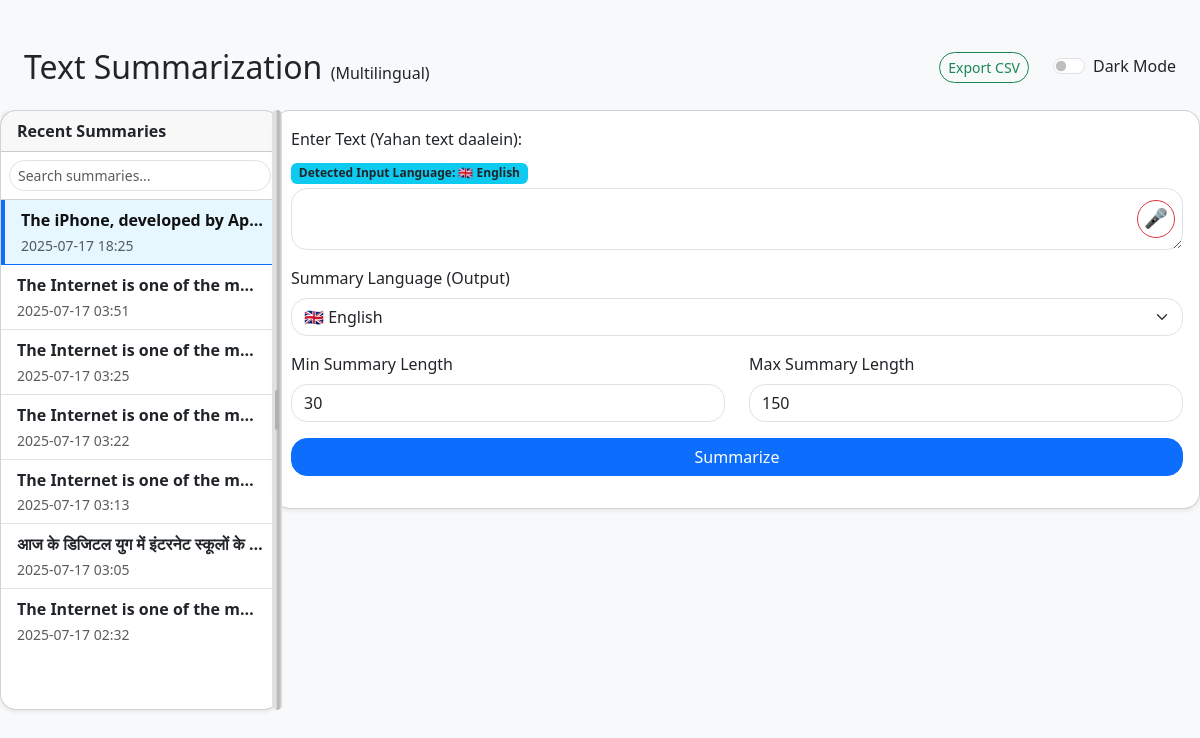
Before: / with the older database file.
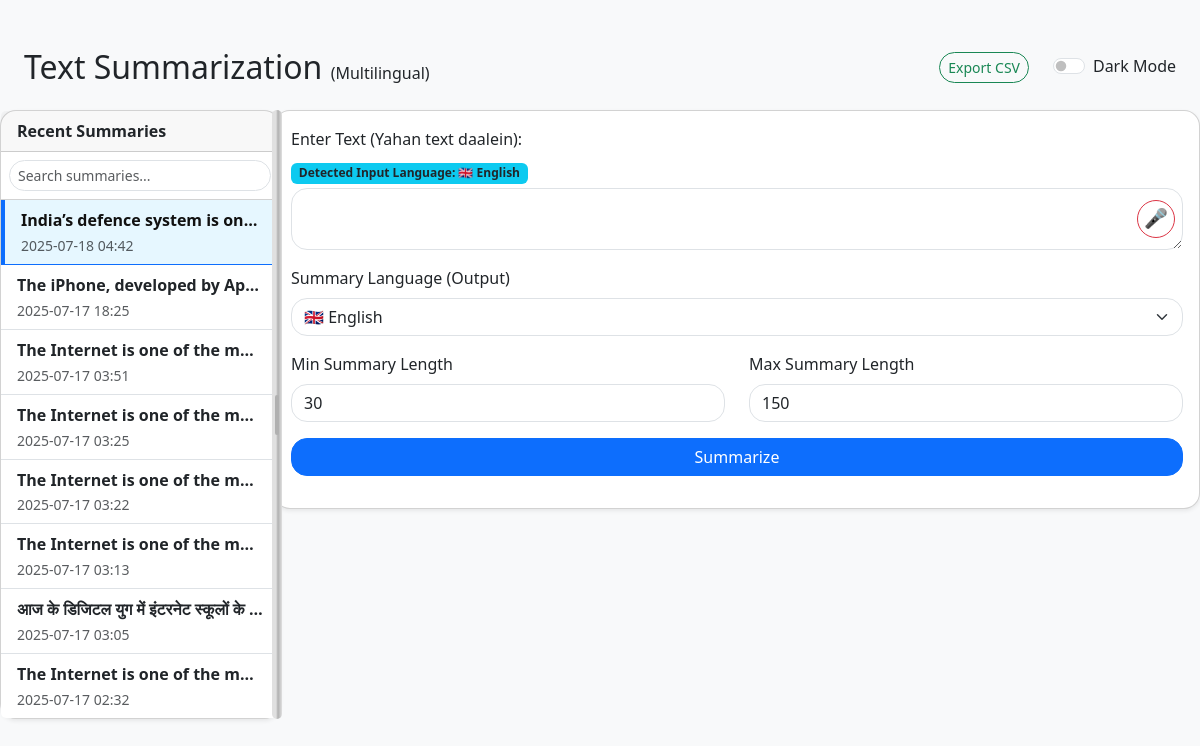
After: the same page with the newer database file.
### app.py (models this page shows)
class Summary(db.Model):
    id = db.Column(db.Integer, primary_key=True)
    original_text = db.Column(db.Text, nullable=False)
    generated_summary = db.Column(db.Text, nullable=False)
    user_feedback = db.Column(db.String(20))
    improved_summary = db.Column(db.Text)
    timestamp = db.Column(db.DateTime, default=datetime.utcnow)

### app.py (the view)
@app.route('/', methods=['GET', 'POST'])
def index():
    summary = None
    text = ''
    min_length = 30
    max_length = 150
    selected_language = "en"
    detected_input_language = "en"
    filtered_languages = LANGUAGES
    sorry_message = None
    recent_summaries = Summary.query.order_by(Summary.timestamp.desc()).limit(10).all()
    recent_summaries_json = [summary_to_dict(entry) for entry in recent_summaries]
    if request.method == 'POST':
        text = request.form['text']
        min_length = int(request.form.get('min_length', 30))
        max_length = int(request.form.get('max_length', 150))
        detected_input_language = detect_language(text)
        filtered_languages = get_supported_output_languages(detected_input_language)
        if not filtered_languages:
            sorry_message = f"Sorry, translation from {LANGUAGES.get(detected_input_language, detected_input_language)} is not supported yet."
        else:
            selected_language = request.form.get('language', list(filtered_languages.keys())[0])
            if detected_input_language != "en":
                text_in_english = translate_text(text, detected_input_language, "en")
                if text_in_english.startswith("Translation API Error"):
                    sorry_message = f"Sorry, translation from {LANGUAGES.get(detected_input_language, detected_input_language)} to English is not supported yet."
                    text_in_english = None
            else:
                text_in_english = text
            if text_in_english:
                summary_in_english = summarize_text(text_in_english, min_length=min_length, max_length=max_length, language="en")
                if len(text.strip()) < len(summary_in_english.strip()):
                    if detected_input_language == selected_language:
                        summary = text
                    else:
                        summary = translate_text(text, detected_input_language, selected_language)
                else:
                    if selected_language != "en":
                        summary_translated = translate_text(summary_in_english, "en", selected_language)
                        if summary_translated.startswith("Translation API Error"):
                            sorry_message = f"Sorry, translation from English to {LANGUAGES.get(selected_language, selected_language)} is not supported yet."
                            summary = None
                        else:
                            summary = summary_translated
                    else:
                        summary = summary_in_english
    else:
        filtered_languages = get_supported_output_languages(detected_input_language)
        if not filtered_languages:
            sorry_message = f"Sorry, translation from {LANGUAGES.get(detected_input_language, detected_input_language)} is not supported yet."
    return render_template('index.html', summary=summary, text=text, languages=filtered_languages, selected_language=selected_language, detected_input_language=detected_input_language, sorry_message=sorry_message, recent_summaries=recent_summaries, recent_summaries_json=recent_summaries_json)

### app.py (called while the page is built)
def language_flag(code):
    flags = {
        'en': '🇬🇧', 'hi': '🇮🇳', 'bn': '🇧🇩', 'gu': '🇮🇳', 'mr': '🇮🇳', 'pa': '🇮🇳',
        'ta': '🇮🇳', 'te': '🇮🇳', 'ur': '🇵🇰', 'fr': '🇫🇷', 'es': '🇪🇸', 'de': '🇩🇪',
        'ru': '🇷🇺', 'zh': '🇨🇳',
    }
    return flags.get(code, '')

def get_supported_output_languages(input_lang):
    supported_pairs = {
        ("en", "hi"), ("en", "bn"), ("en", "mr"), ("en", "pa"), ("en", "ta"), ("en", "te"), ("en", "ur"), ("en", "fr"), ("en", "es"), ("en", "de"), ("en", "ru"), ("en", "zh"),
        ("hi", "en"), ("hi", "bn"), ("hi", "gu"), ("hi", "mr"), ("hi", "pa"), ("hi", "ta"), ("hi", "te"), ("hi", "ur"),
        ("bn", "en"), ("fr", "en"), ("es", "en"), ("de", "en"), ("ru", "en"), ("zh", "en"),
    }
    return {code: name for code, name in LANGUAGES.items() if (input_lang, code) in supported_pairs or input_lang == code}

def summary_to_dict(entry):
    return {
        "id": entry.id,
        "timestamp": entry.timestamp.strftime('%Y-%m-%d %H:%M'),
        "original_text": entry.original_text,
        "generated_summary": entry.generated_summary,
        "user_feedback": entry.user_feedback,
        "improved_summary": entry.improved_summary,
    }

### templates/index.html (shortened to what this page needs)
<!DOCTYPE html>
<html lang="en">
<head>
    <link href="https://cdn.jsdelivr.net/npm/bootstrap@5.3.0/dist/css/bootstrap.min.css" rel="stylesheet">
</head>
<body>
    <div class="container-fluid px-0 py-5">
        <div class="d-flex justify-content-between align-items-center mb-4 px-4">
            <h2 class="mb-0">Text Summarization <span class="fs-6">(Multilingual)</span></h2>
            <div class="d-flex align-items-center gap-2">
                <a href="/export" class="btn btn-outline-success btn-sm rounded-4 me-2">Export CSV</a>
                <div class="form-check form-switch ms-2">
                    <input class="form-check-input" type="checkbox" id="darkModeSwitch" onclick="toggleDarkMode()">
                    <label class="form-check-label" for="darkModeSwitch">Dark Mode</label>
                </div>
            </div>
        </div>
        <div class="resizable-container" style="margin-left:0;">
            <div class="sidebar-resizable" style="margin-left:0; border-top-left-radius:0; border-bottom-left-radius:0;">
                <div class="card h-100 shadow-sm rounded-4">
                    <div class="card-header fw-bold">Recent Summaries</div>
                    <div class="p-2">
                        <input type="text" id="sidebar-search" class="form-control form-control-sm rounded-4" placeholder="Search summaries...">
                    </div>
                    <ul class="list-group list-group-flush" id="recent-summary-list">
                        {% for entry in recent_summaries %}
                        <li class="list-group-item recent-summary-item" data-id="{{ entry.id }}" style="cursor:pointer;">
                            <div class="fw-bold text-truncate" title="{{ entry.original_text }}">{{ entry.original_text[:40] }}{% if entry.original_text|length > 40 %}...{% endif %}
                            </div>
                            <div class="small text-muted">{{ entry.timestamp.strftime('%Y-%m-%d %H:%M') }}</div>
                        </li>
                        {% else %}
                        <li class="list-group-item text-center">No history found.</li>
                        {% endfor %}
                    </ul>
                </div>
            </div>
            <div class="resizer" id="sidebar-resizer"></div>
            <div class="flex-grow-1" id="summary-detail-panel">
                <div id="summarize-form-panel">
                    {% if not sorry_message %}
                    <div class="card shadow-sm mb-4 rounded-4 custom-shadow">
                        <div class="card-body">
                            <form method="post" id="summarize-form">
                                <div class="mb-3 position-relative" style="min-height: 60px;">
                                    <label for="text" class="form-label">Enter Text (Yahan text daalein):</label>
                                    <div class="mb-1">
                                        <span class="badge bg-info text-dark">
                                            Detected Input Language: {{ language_flag(detected_input_language) }} {{ languages.get(detected_input_language, detected_input_language) }}
                                        </span>
                                    </div>
                                    <div style="position: relative;">
                                        <textarea id="text" name="text" class="form-control rounded-4" required style="padding-right: 50px;">{{ text }}</textarea>
                                        <button class="btn btn-outline-danger btn-sm rounded-circle d-flex align-items-center justify-content-center" type="button" id="speak-btn" onclick="toggleSpeechInput()" title="Speak" style="width: 38px; height: 38px; min-width: 38px; min-height: 38px; padding: 0; font-size: 1.2rem; position: absolute; top: 50%; right: 8px; transform: translateY(-50%); z-index: 2;"><span id="mic-icon">🎤</span></button>
                                    </div>
                                </div>
                                <div class="row mb-3">
                                    <div class="col">
                                        <label for="language" class="form-label">Summary Language (Output)</label>
                                        <select id="language" name="language" class="form-select rounded-4">
                                            {% for code, name in languages.items() %}
                                                <option value="{{ code }}" {% if code == selected_language %}selected{% endif %}>{{ language_flag(code) }} {{ name }}</option>
                                            {% endfor %}
                                        </select>
                                    </div>
                                </div>
                                <div class="row mb-3">
                                    <div class="col">
                                        <label for="min_length" class="form-label">Min Summary Length</label>
                                        <input type="number" id="min_length" name="min_length" class="form-control rounded-4" value="30" min="10" max="500" required>
                                    </div>
                                    <div class="col">
                                        <label for="max_length" class="form-label">Max Summary Length</label>
                                        <input type="number" id="max_length" name="max_length" class="form-control rounded-4" value="150" min="20" max="512" required>
                                    </div>
                                </div>
                                <div class="d-grid gap-2">
                                    <button type="submit" class="btn btn-primary rounded-4">Summarize</button>
                                </div>
                            </form>
                        </div>
                    </div>
                    {% endif %}
                </div>
            </div>
        </div>
    </div>
</body>
</html>

### templates/index.html (style rules this page uses)
body { background: #f8f9fa; }
.custom-shadow { box-shadow: 0 8px 32px 0 rgba(31, 38, 135, 0.18), 0 1.5rem 3rem rgba(0,0,0,.15); transition: box-shadow 0.25s; }
.recent-summary-item.active { background: #e6f7ff; border-left: 4px solid #0d6efd; color: #111; }
.resizable-container { display: flex; width: 100%; min-height: 600px; }
.sidebar-resizable { width: 280px; min-width: 180px; max-width: 500px; transition: width 0.2s; }
.resizer { width: 10px; cursor: ew-resize; background: linear-gradient(90deg, #e0e0e0 40%, #b0b0b0 60%, #e0e0e0 100%); border-radius: 8px; margin-right: -8px; margin-left: -8px; position: relative; z-index: 10; transition: background 0.2s; display: flex; align-items: center; justify-content: center; }
.resizer::before { content: ''; display: block; width: 4px; height: 40px; background: #b0b0b0; border-radius: 2px; margin: 0 auto; }

Changed rows visible on the page:
added Summary: original_text "India’s defence system is on…", timestamp "2025-07-18 04:42"
